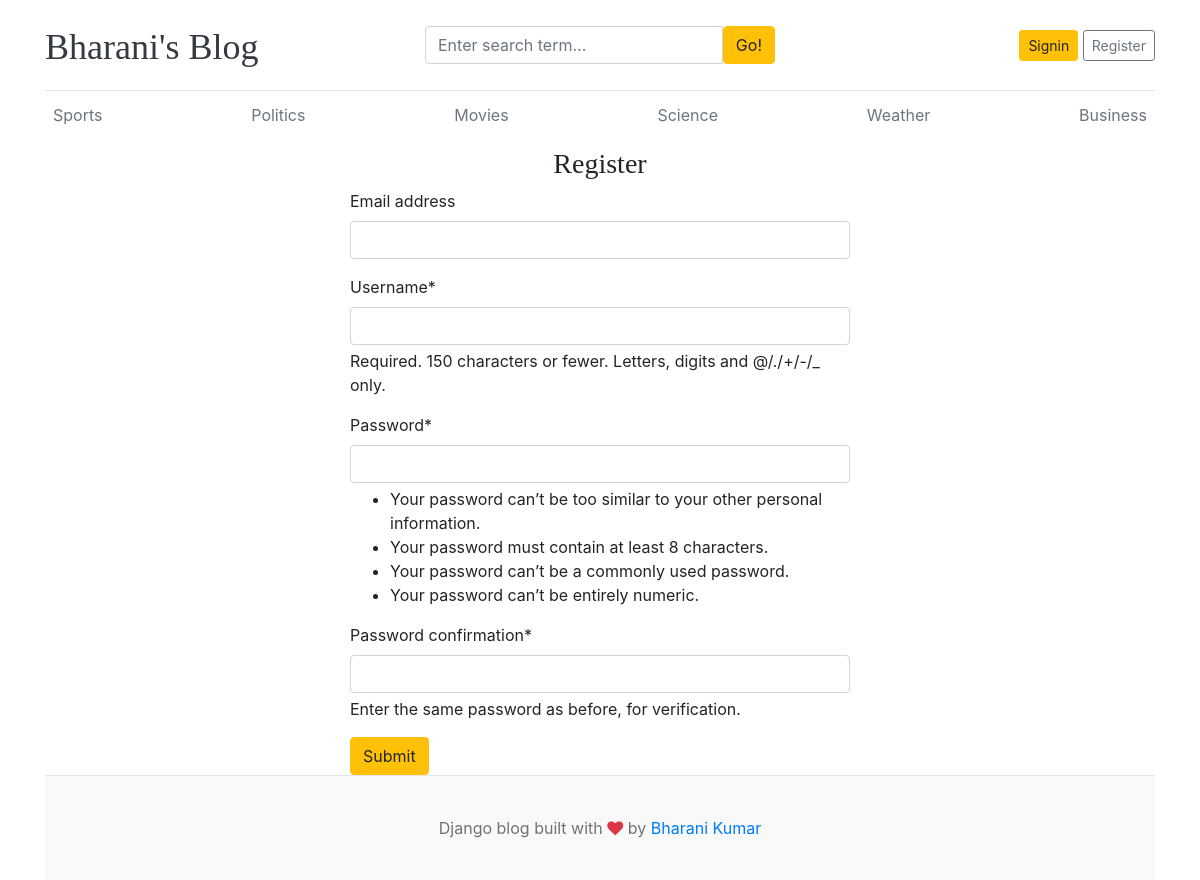
The app's page /search/ with its own data.
### blogs/models.py (models this page shows, shortened)
class Category(models.Model):
    category_name = models.CharField(max_length=50, unique=True)
    created_At = models.DateTimeField(auto_now_add=True)
    updated_At = models.DateTimeField(auto_now=True)
    class Meta:
        verbose_name_plural = 'categories'

### blog_main/views.py (the view)
# urls.py: path('search/', views.registration, name='registration'),
def registration(request):
    if request.method == 'POST':
        form = RegistrationForm(request.POST)
        if form.is_valid():
            form.save()
            return redirect('signin')
        else:
            print(form.errors)
    else:
        form = RegistrationForm()
    context = {
        'form' : form,
    }
    return render(request, 'registration.html', context)

### blog_main/forms.py
class RegistrationForm(UserCreationForm):
    class Meta:
        model = User
        fields = ('email', 'username', 'password1', 'password2')

### blogs/context_processors.py (called while the page is built)
def get_categories(request):
    categories = Category.objects.all()
    return dict(categories=categories)

def get_socialLinks(request):
    links = SocialLink.objects.all()
    return dict(links=links)

### templates/registration.html (shortened to what this page needs)
{% extends 'base.html' %}
{% block content %}
{% load crispy_forms_tags %}
<h3 class="text-center">Register</h3>
<form action="{% url 'registration' %}" method="POST" style="width: 500px; margin: auto;">
    {{ form | crispy }}
    <button type="submit" class="btn btn-warning text-center" >Submit</button>
</form>
{% endblock %}

### templates/base.html (shortened to what this page needs)
{% load static %}
<!DOCTYPE html>
<html lang="en">
<head>
    <link href="https://getbootstrap.com/docs/4.0/dist/css/bootstrap.min.css" rel="stylesheet">
    <link href="{% static 'css/blog.css' %}" rel="stylesheet">
    <link rel="stylesheet" href="https://cdnjs.cloudflare.com/ajax/libs/font-awesome/4.7.0/css/font-awesome.min.css">
  </head>
<body>
    <div class="container">
      <header class="blog-header py-3">
        <div class="row flex-nowrap justify-content-between align-items-center">
          <div class="col-4 pt-1">
            <a class="blog-header-logo text-dark" href="{% url 'home' %}">Bharani's Blog</a>
          </div>
          <div class="col-4">
            <form action="{% url 'search' %}" method="GET">
              <div class="input-group">
                <input class="form-control" type="text" name="keyword" value="{{keyword}}" placeholder="Enter search term..." aria-label="Enter search term..." aria-describedby="button-search" />
                <button type="submit" class="btn btn-warning" id="button-search" type="button">Go!</button>
            </div>
            </form>
          </div>
          <div class="col-4 d-flex justify-content-end align-items-center">
            {% if not user.is_authenticated %}
            <a class="btn btn-sm btn-warning" href="{% url 'signin' %}">Signin</a> &nbsp;
            <a class="btn btn-sm btn-outline-secondary" href="{% url 'registration' %}">Register</a>
            {% else %}
            {% if perms.blogs.add_blog %}
            <span><a href="{% url 'dashboard' %}" class="btn btn-warning btn-sm">Dashboard</a></span>
            {% endif %}
            &emsp;
            <span><a href="{% url 'signout' %}" class="btn btn-sm btn-warning">'{{ user }}' SignOut</a></span>
            {% endif %}
          </div>
        </div>
      </header>
      <div class="nav-scroller py-1 mb-2">
        <nav class="nav d-flex justify-content-between">
          {% for cat in categories%}
          <a class="p-2 text-muted" href="{% url 'posts_by_category' cat.id %}">{{cat.category_name}}</a>
          {% endfor %}
        </nav>
      </div>
{% block content %}
{% endblock %}
<footer class="blog-footer">
    <p>Django blog built with <i class="fa fa-heart text-danger "></i> by <a href="#">Bharani Kumar</a></p>
  </footer>
  </body>
  </html>

### static/css/blog.css (style rules this page uses)
.blog-header { border-bottom: 1px solid #e5e5e5; }
.blog-header-logo { font-family: "Playfair Display", Georgia, "Times New Roman", serif; font-size: 2.25rem; }
h1, h2, h3, h4, h5, h6 { font-family: "Playfair Display", Georgia, "Times New Roman", serif; }
.blog-footer { padding: 2.5rem 0; color: #727272; text-align: center; background-color: #f9f9f9; border-top: .05rem solid #e5e5e5; }
.blog-footer p:last-child { margin-bottom: 0; }

### records on screen
Category: category_name "Sports"
Category: category_name "Politics"
Category: category_name "Movies"
Category: category_name "Science"
Category: category_name "Weather"
Category: category_name "Business"
